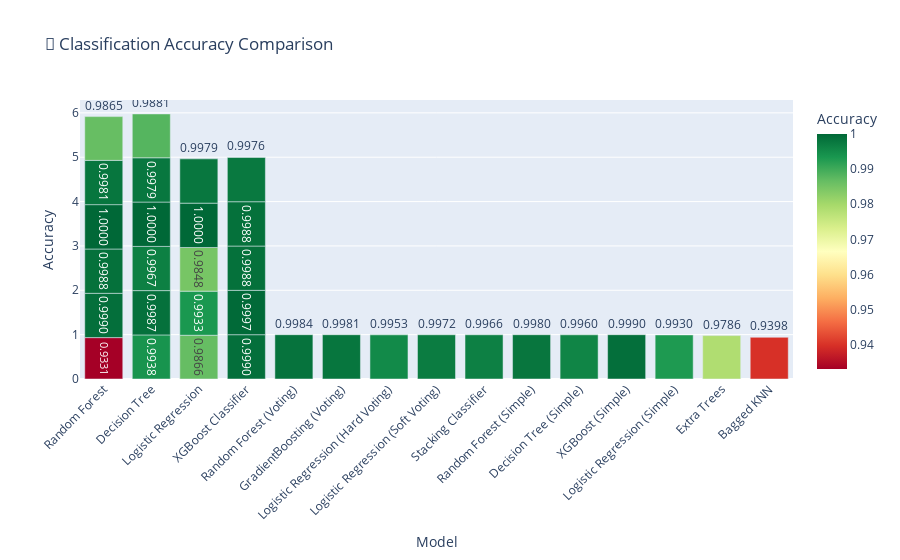
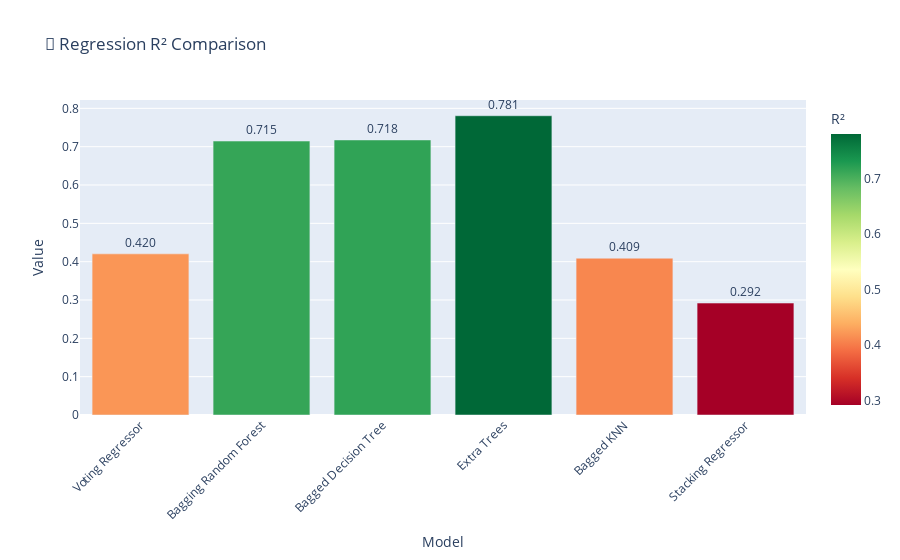

Notebook source saved alongside these figures, in order:
### Markdown cell above
## 1️⃣ Multiclass Classification - Hyperparameter Tuning Comparison

| Model / Search Method                   | Random Forest | Decision Tree | Logistic Regression | XGBoost Classifier |
|----------------------------------------|---------------|---------------|-------------------|------------------|
| Manual Search                           | 0.9331        | 0.9938        | 0.9866            | 0.9990           |
| Grid Search                             | 0.9990        | 0.9987        | 0.9933            | 0.9997           |
| Random Search                           | 0.9988        | 0.9967        | 0.9848            | 0.9988           |
| Bayesian Optimization                   | 1.0000        | 1.0000        | 1.0000            | 0.9988           |
| Optuna Hyperparameter Tuning            | 0.9981        | 0.9979        | 0.9979            | 0.9976           |

**Xulosa:**  
- XGBoost Classifier va Random Forest odatda yuqori aniqlik ko‘rsatadi.  
- Bayesian Optimization barcha klassik modellar uchun mukammal (1.0) aniqlik berdi.  
- Optuna ham yuqori aniqlik beradi, lekin biroz pastroq (0.9976–0.9981).

---

## 2️⃣ Voting Classifier

| Voting Method        | Accuracy |
|---------------------|----------|
| Random Forest        | 0.9984   |
| GradientBoosting      | 0.9981   |
| Logistic Regression (Hard) | 0.9953 |
| Logistic Regression (Soft) | 0.9972 |

**Xulosa:**  
- Voting classifier yordamida kombinatsiya yuqori aniqlik beradi.  
- Hard vs Soft voting natijalari farqlari kam, ammo Soft Voting biroz yaxshiroq.

---

## 3️⃣ Voting Regressor

| Model / Metric       | Value     |
|---------------------|-----------|
| Voting Regressor MSE | 0.4333    |
| Voting Regressor R²  | 0.4204    |

---

## 4️⃣ Stacking Classifier

| Base Learners                          | Accuracy |
|----------------------------------------|----------|
| Logistic Regression + Decision Tree + SVC | 0.9966 |

---

## 5️⃣ Stacking Regressor

| Level / Model                          | R² Score |
|----------------------------------------|----------|
| Level 0 (Linear Regression, Decision Tree, SVR) | -      |
| Level 1 (Meta Model: Ridge)            | 0.292    |

---

## 6️⃣ Bagging Classifier

| Model                     | Accuracy |
|---------------------------|----------|
| Random Forest             | 0.9865   |
| Decision Tree             | 0.9881   |
| Extra Trees               | 0.9786   |
| Bagged KNN                | 0.9398   |

---

## 7️⃣ Bagging Regressor

| Model                     | R² Score |
|---------------------------|----------|
| Random Forest             | 0.7147   |
| Bagged Decision Tree      | 0.7176   |
| Extra Trees               | 0.7807   |
| Bagged KNN                | 0.4091   |

---

## 8️⃣ Simple Model Training Accuracy

| Model                     | Accuracy |
|---------------------------|----------|
| Random Forest Classifier  | 0.998    |
| Decision Tree Classifier  | 0.996    |
| XGBoost Classifier        | 0.999    |
| Logistic Regression       | 0.993    |

---

💡 **Umumiy xulosa:**  
- XGBoost va Random Forest classifierlar barcha usullarda yuqori aniqlikni ko‘rsatmoqda.  
- Ensemble usullari (Voting, Bagging, Stacking) model aniqligini barqaror oshiradi.  
- Regression modellarida Bagging va Extra Trees eng yaxshi R² natijalarni beradi.  
- Hyperparameter tuning (Grid, Random, Bayesian, Optuna) modelni optimallashtirish va aniqlikni oshirishda muhim rol o‘ynaydi.

### Code cell
import pandas as pd
import plotly.express as px

# -----------------------------
# 1️⃣ Classification Accuracy Data
# -----------------------------
classification_data = {
    "Model": [
        "Random Forest", "Decision Tree", "Logistic Regression", "XGBoost Classifier",
        "Random Forest", "Decision Tree", "Logistic Regression", "XGBoost Classifier",
        "Random Forest", "Decision Tree", "Logistic Regression", "XGBoost Classifier",
        "Random Forest", "Decision Tree", "Logistic Regression", "XGBoost Classifier",
        "Random Forest", "Decision Tree", "Logistic Regression", "XGBoost Classifier",
        "Random Forest (Voting)", "GradientBoosting (Voting)", 
        "Logistic Regression (Hard Voting)", "Logistic Regression (Soft Voting)",
        "Stacking Classifier", "Random Forest (Simple)", "Decision Tree (Simple)", 
        "XGBoost (Simple)", "Logistic Regression (Simple)",
        "Random Forest", "Decision Tree", "Extra Trees", "Bagged KNN"
    ],
    "Accuracy": [
        0.9331, 0.9938, 0.9866, 0.9990,  # Manual Search
        0.9990, 0.9987, 0.9933, 0.9997,  # Grid Search
        0.9988, 0.9967, 0.9848, 0.9988,  # Random Search
        1.0000, 1.0000, 1.0000, 0.9988,  # Bayesian
        0.9981, 0.9979, 0.9979, 0.9976,  # Optuna
        0.9984, 0.9981, 0.9953, 0.9972,  # Voting
        0.9966, 0.998, 0.996, 0.999, 0.993, # Stacking + Simple
        0.9865, 0.9881, 0.9786, 0.9398  # Bagging Classifier
    ],
    "Method": [
        "Manual Search", "Manual Search", "Manual Search", "Manual Search",
        "Grid Search", "Grid Search", "Grid Search", "Grid Search",
        "Random Search", "Random Search", "Random Search", "Random Search",
        "Bayesian Opt", "Bayesian Opt", "Bayesian Opt", "Bayesian Opt",
        "Optuna", "Optuna", "Optuna", "Optuna",
        "Voting", "Voting", "Voting", "Voting",
        "Stacking", "Simple", "Simple", "Simple", "Simple",
        "Bagging", "Bagging", "Bagging", "Bagging"
    ]
}

df_class = pd.DataFrame(classification_data)

# Plotly Express - Classification Accuracy
fig_class = px.bar(
    df_class,
    x="Model",
    y="Accuracy",
    color="Accuracy",
    color_continuous_scale=px.colors.diverging.RdYlGn,  # ✅ Diverging rang
    text="Accuracy",
    title="🔹 Classification Accuracy Comparison"
)
fig_class.update_traces(texttemplate='%{text:.4f}', textposition='outside')
fig_class.update_layout(xaxis_tickangle=-45, coloraxis_colorbar=dict(title="Accuracy"))
fig_class.show()

# -----------------------------
# 2️⃣ Regression Data (R²)
# -----------------------------
regression_data = {
    "Model": [
        "Voting Regressor", "Bagging Random Forest", "Bagged Decision Tree",
        "Extra Trees", "Bagged KNN", "Stacking Regressor"
    ],
    "Metric": [
        "R²", "R²", "R²", "R²", "R²", "R²"
    ],
    "Value": [
        0.4204, 0.7147, 0.7176, 0.7807, 0.4091, 0.292
    ]
}

df_reg = pd.DataFrame(regression_data)

# Plotly Express - Regression R²
fig_reg = px.bar(
    df_reg,
    x="Model",
    y="Value",
    color="Value",
    color_continuous_scale=px.colors.diverging.RdYlGn,  # ✅ Diverging rang
    text="Value",
    title="🔹 Regression R² Comparison"
)
fig_reg.update_traces(texttemplate='%{text:.3f}', textposition='outside')
fig_reg.update_layout(xaxis_tickangle=-45, coloraxis_colorbar=dict(title="R²"))
fig_reg.show()

### Figure 1 — Plotly figure (JSON) as saved in the notebook; plotly's stock layout.template omitted (floating-point values rounded to 4 significant figures)
{"data": [{"hovertemplate": "Model=%{x}<br>Accuracy=%{marker.color}<extra></extra>", "legendgroup": "", "marker": {"color": [0.9331, 0.9938, 0.9866, 0.999, 0.999, 0.9987, 0.9933, 0.9997, 0.9988, 0.9967, 0.9848, 0.9988, 1.0, 1.0, 1.0, 0.9988, 0.9981, 0.9979, 0.9979, 0.9976, 0.9984, 0.9981, 0.9953, 0.9972, 0.9966, 0.998, 0.996, 0.999, 0.993, 0.9865, 0.9881, 0.9786, 0.9398], "coloraxis": "coloraxis", "pattern": {"shape": ""}}, "name": "", "orientation": "v", "showlegend": false, "text": [0.9331, 0.9938, 0.9866, 0.999, 0.999, 0.9987, 0.9933, 0.9997, 0.9988, 0.9967, 0.9848, 0.9988, 1.0, 1.0, 1.0, 0.9988, 0.9981, 0.9979, 0.9979, 0.9976, 0.9984, 0.9981, 0.9953, 0.9972, 0.9966, 0.998, 0.996, 0.999, 0.993, 0.9865, 0.9881, 0.9786, 0.9398], "textposition": "outside", "texttemplate": "%{text:.4f}", "type": "bar", "x": ["Random Forest", "Decision Tree", "Logistic Regression", "XGBoost Classifier", "Random Forest", "Decision Tree", "Logistic Regression", "XGBoost Classifier", "Random Forest", "Decision Tree", "Logistic Regression", "XGBoost Classifier", "Random Forest", "Decision Tree", "Logistic Regression", "XGBoost Classifier", "Random Forest", "Decision Tree", "Logistic Regression", "XGBoost Classifier", "Random Forest (Voting)", "GradientBoosting (Voting)", "Logistic Regression (Hard Voting)", "Logistic Regression (Soft Voting)", "Stacking Classifier", "Random Forest (Simple)", "Decision Tree (Simple)", "XGBoost (Simple)", "Logistic Regression (Simple)", "Random Forest", "Decision Tree", "Extra Trees", "Bagged KNN"], "xaxis": "x", "y": [0.9331, 0.9938, 0.9866, 0.999, 0.999, 0.9987, 0.9933, 0.9997, 0.9988, 0.9967, 0.9848, 0.9988, 1.0, 1.0, 1.0, 0.9988, 0.9981, 0.9979, 0.9979, 0.9976, 0.9984, 0.9981, 0.9953, 0.9972, 0.9966, 0.998, 0.996, 0.999, 0.993, 0.9865, 0.9881, 0.9786, 0.9398], "yaxis": "y"}], "layout": {"barmode": "relative", "coloraxis": {"colorbar": {"title": {"text": "Accuracy"}}, "colorscale": [[0, "rgb(165,0,38)"], [0.1, "rgb(215,48,39)"], [0.2, "rgb(244,109,67)"], [0.3, "rgb(253,174,97)"], [0.4, "rgb(254,224,139)"], [0.5, "rgb(255,255,191)"], [0.6, "rgb(217,239,139)"], [0.7, "rgb(166,217,106)"], [0.8, "rgb(102,189,99)"], [0.9, "rgb(26,152,80)"], [1, "rgb(0,104,55)"]]}, "legend": {"tracegroupgap": 0}, "title": {"text": "🔹 Classification Accuracy Comparison"}, "xaxis": {"anchor": "y", "domain": [0, 1], "tickangle": -45, "title": {"text": "Model"}}, "yaxis": {"anchor": "x", "domain": [0, 1], "title": {"text": "Accuracy"}}}}

### Figure 2 — Plotly figure (JSON) as saved in the notebook; plotly's stock layout.template omitted (floating-point values rounded to 4 significant figures)
{"data": [{"hovertemplate": "Model=%{x}<br>Value=%{marker.color}<extra></extra>", "legendgroup": "", "marker": {"color": [0.4204, 0.7147, 0.7176, 0.7807, 0.4091, 0.292], "coloraxis": "coloraxis", "pattern": {"shape": ""}}, "name": "", "orientation": "v", "showlegend": false, "text": [0.4204, 0.7147, 0.7176, 0.7807, 0.4091, 0.292], "textposition": "outside", "texttemplate": "%{text:.3f}", "type": "bar", "x": ["Voting Regressor", "Bagging Random Forest", "Bagged Decision Tree", "Extra Trees", "Bagged KNN", "Stacking Regressor"], "xaxis": "x", "y": [0.4204, 0.7147, 0.7176, 0.7807, 0.4091, 0.292], "yaxis": "y"}], "layout": {"barmode": "relative", "coloraxis": {"colorbar": {"title": {"text": "R²"}}, "colorscale": [[0, "rgb(165,0,38)"], [0.1, "rgb(215,48,39)"], [0.2, "rgb(244,109,67)"], [0.3, "rgb(253,174,97)"], [0.4, "rgb(254,224,139)"], [0.5, "rgb(255,255,191)"], [0.6, "rgb(217,239,139)"], [0.7, "rgb(166,217,106)"], [0.8, "rgb(102,189,99)"], [0.9, "rgb(26,152,80)"], [1, "rgb(0,104,55)"]]}, "legend": {"tracegroupgap": 0}, "title": {"text": "🔹 Regression R² Comparison"}, "xaxis": {"anchor": "y", "domain": [0, 1], "tickangle": -45, "title": {"text": "Model"}}, "yaxis": {"anchor": "x", "domain": [0, 1], "title": {"text": "Value"}}}}
